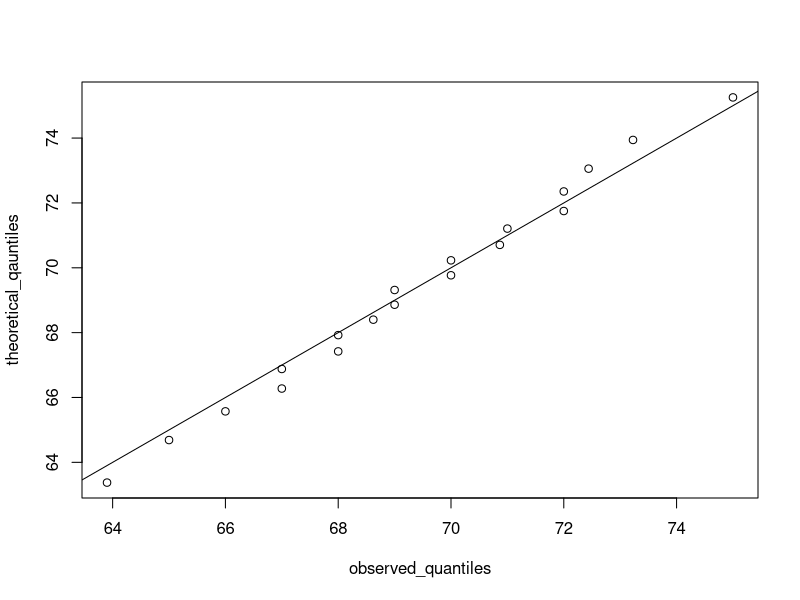
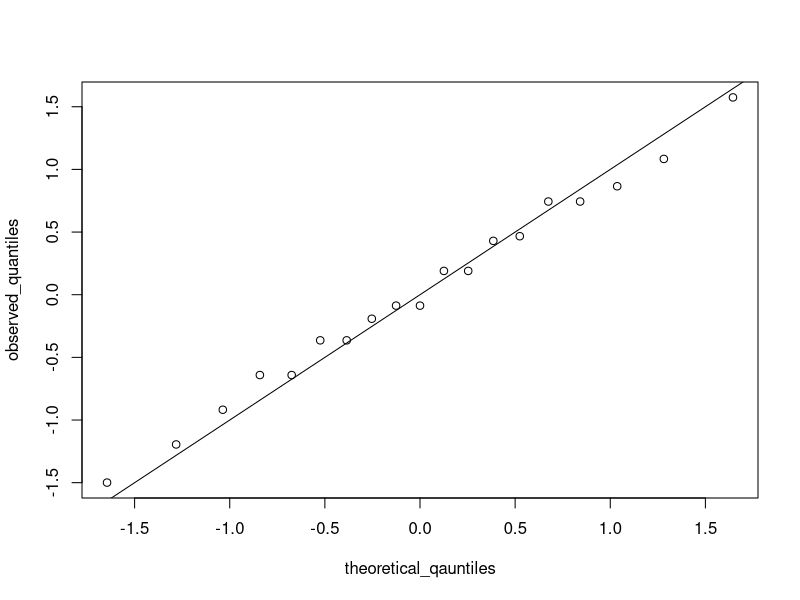

Write the R code that produced these figures, in order.
# config
library(dslabs)

# start by defingin a series of proportions
p <- c(seq(0.05,0.95,0.05))
p

# to obtain qunaitles we can use the quantile function
index <- heights$sex=="Male"
x <- heights$height[index]
observed_quantiles <- quantile(x,p)
observed_quantiles

# to obtain the theorietical normal distribution quantiles we use the qnorm functions
index <- heights$sex=="Male"
x <- heights$height[index]
theoretical_qauntiles <- qnorm(p, mean = mean(x), sd = sd(x))
theoretical_qauntiles

plot(observed_quantiles,theoretical_qauntiles)
abline(0,1)

# the whole process is simplified if we use standardised units
# as we dont need to define the mean and the standard deviation
z <- scale(x)
observed_quantiles <- quantile(z,p)
theoretical_qauntiles <- qnorm(p)
plot(theoretical_qauntiles, observed_quantiles)
abline(0,1)
